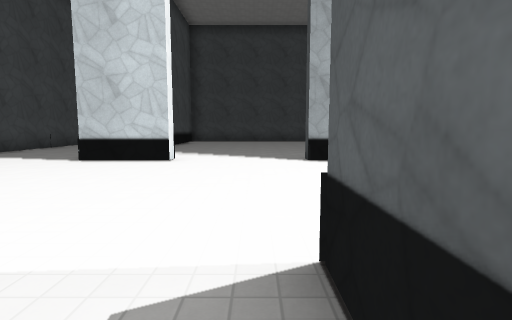
[1] (above)

22 first-person views from a walk through a level from a Godot 3-D game. The camera is 1.4 m above the floor, tilts 6° down and sees 80° across. The floor is counted in squares, 2 m on a side. Each view is taken from the middle of a square. On the plan, view 1 faces up. The plan holds only what a view shows up to about 10 squares ahead; the rest is blank. The place goes on beyond the plan. Surface patterns are stand-ins for the level's own textures.

[2]
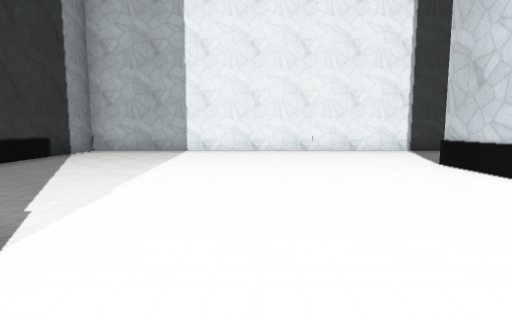

[3]
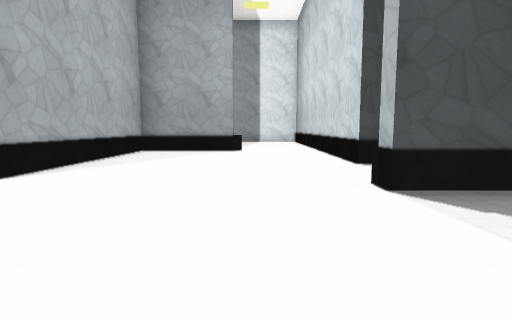

[4]
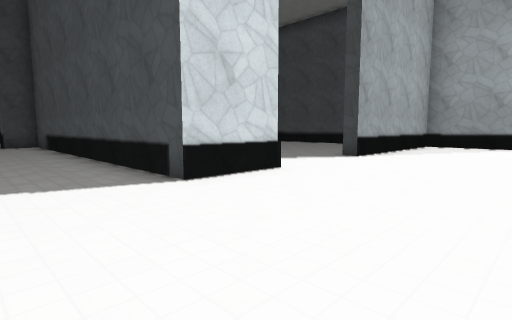

[5]
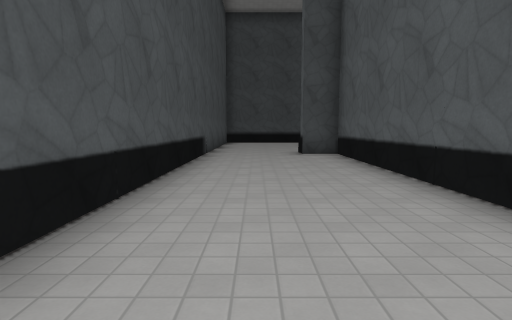

[6]
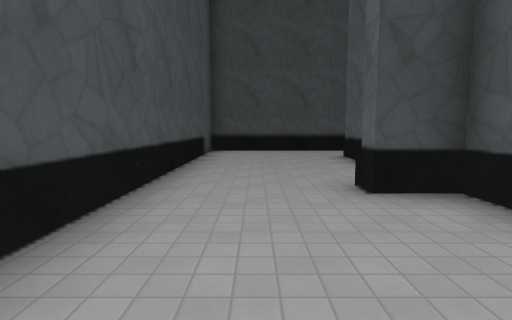

[7]
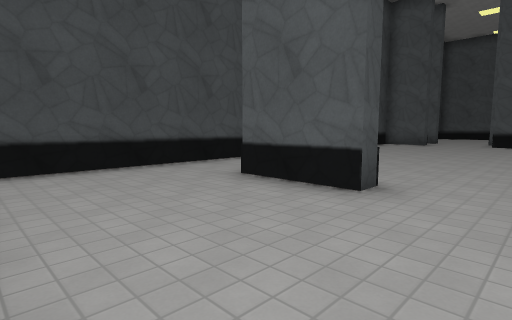

[8]
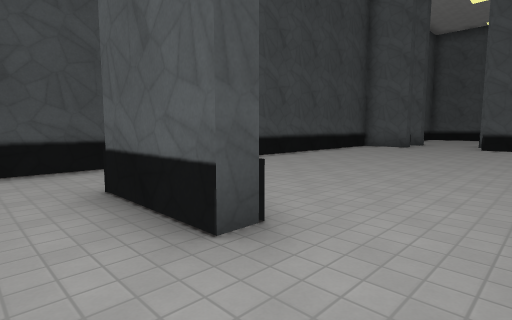

[9]
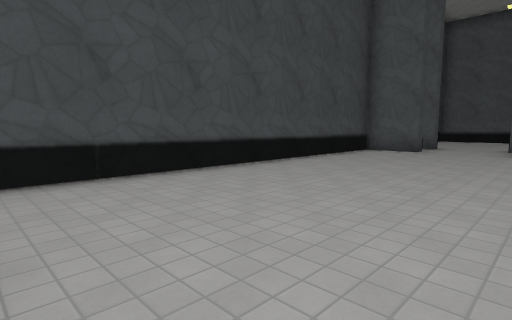

[10]
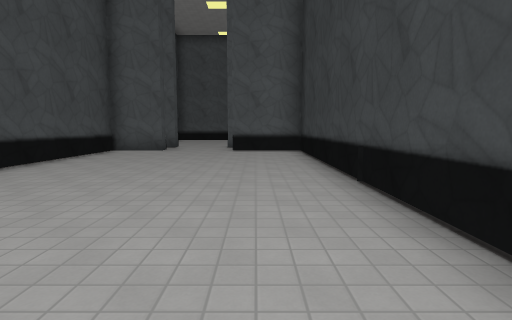

[11]
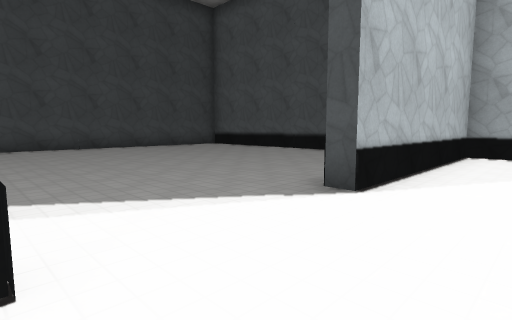

[12]
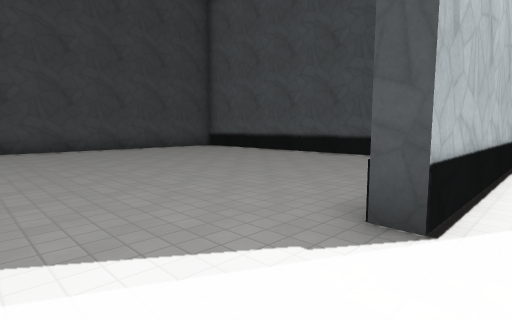

[13]
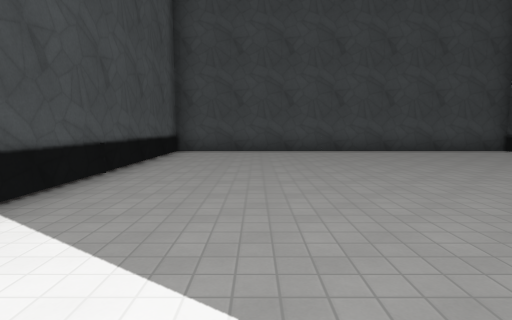

[14]
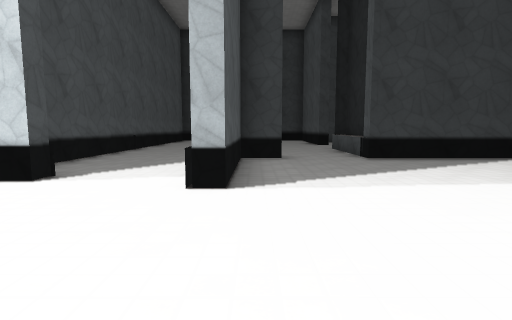

[15]
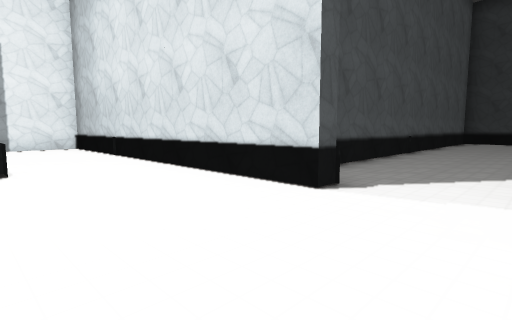

[16]
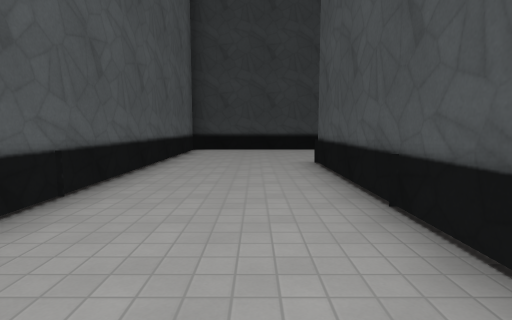

[17]
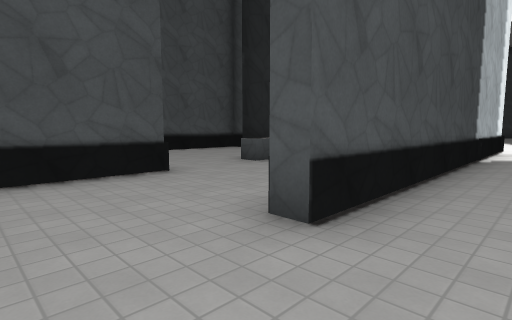

[18]
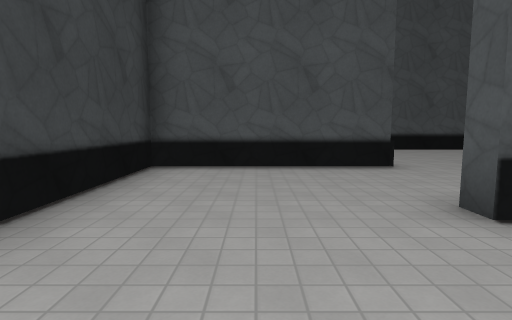

[19]
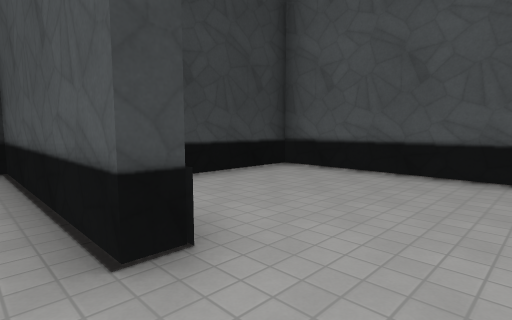

[20]
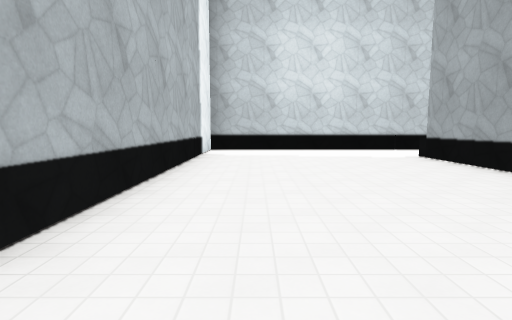

[21]
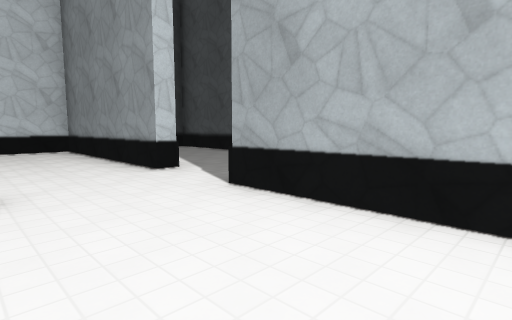

[22]
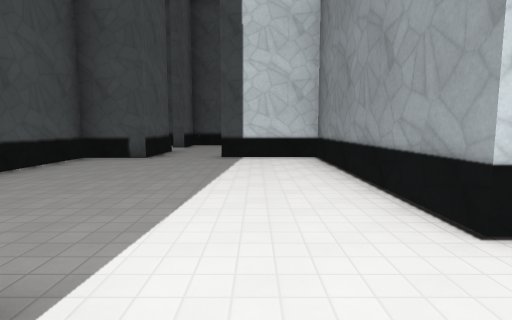

### Floor plan
Points are (right, up) in squares from view 1. A wall is a line through its corners. A room is listed if a view was taken in it or the views show most of it. See-through windows are left out.
Room 1 (views 1, 2, 3, 4, 5, 6, 7, 8, 11, 12, 14, 15)
walls: (-1.9, 6.6) (-3.8, 6.6) (-3.8, 16.2) (-4.7, 16.2) (-4.7, 16.6); (3, 0.5) (3, 1) (6.5, 1); (-0.6, -2) (0.4, -2) (0.4, 1.5) (0.7, 1.5) (0.7, 0.5); (6.6, 3.6) (6.6, 6.6) (1.1, 6.6); (-3.4, 18.5) (-3.8, 18.5) (-3.8, 20.5); (-3.4, 22.5) (-7.4, 22.5) (-7.4, -2) (-2.6, -2)
low walls: (0.8, 1.1) (0.8, 1.6); (6.4, 3.5) (7, 3.5)
ways out: opening at (-3, 18) to room 2; opening at (-3, 21.5) to room 2; opening at (0, 7) to room 3; opening at (-1.5, -3) to room 4; opening at (2, 0) to room 4; opening at (7, 2.5) to room 6
Room 2 (views 9, 10)
walls: (-1.5, 16.6) (6.6, 16.6) (6.6, 18.7); (7, 20.9) (6.6, 20.9) (6.6, 22.5) (-3.4, 22.5)
ways out: opening at (-3, 18) to room 1; opening at (-3, 21.5) to room 1; opening at (8, 20)
Room 3 (view 13)
walls: (6.6, 9.4) (6.6, 12.7); (1.1, 6.6) (1.1, 7); (6.6, 16.2) (-3.4, 16.2) (-3.4, 9.7); (-1.9, 7) (-1.9, 6.6)
ways out: opening at (0, 7) to room 1
Room 4 (views 16, 17, 18, 19)
walls: (-3, -7.5) (-2.6, -7.5) (-2.6, -11.9) (4, -11.9) (4, -0.9); (-3.1, -3.6) (-3.1, -5.4); (-2.6, -2) (-2.6, -5.4); (0.7, 0.5) (0.7, -8.2) (0.3, -8.2)
low walls: (-2.6, -5.4) (-3.1, -5.4)
ways out: opening at (-1.5, -3) to room 1; opening at (2, 0) to room 1; opening at (-3, -6.5) to room 7
Room 5 (view 20)
walls: (12.5, 11.9) (12.5, 17.3) (10.1, 17.3); (8.4, 17.1) (6.9, 17.1) (6.9, 14.7)
ways out: opening at (11.5, 10.5) to room 6; opening at (9.5, 18); opening at (13, 10.5)
Room 6 (views 21, 22)
walls: (6.9, 6.2) (6.9, 3.6); (6.5, 1) (12.5, 1) (12.5, 10)
ways out: opening at (7, 2.5) to room 1; opening at (11.5, 10.5) to room 5
Room 7 (no view inside)
walls: (-6.8, -3.3) (-6.8, -10) (-4.4, -10)
ways out: opening at (-3, -6.5) to room 4

Where each view was taken, in squares from view 1:
view 1: 0 up, 0 right, facing up
view 2: 3 up, 2 right, facing left
view 3: 3 up, 3 left, facing right
view 4: 3 up, 6 left, facing up-right
view 5: 8 up, 6 left, facing up
view 6: 13 up, 6 left, facing up
view 7: 17 up, 7 left, facing up-right
view 8: 17 up, 5 left, facing up-right
view 9: 18 up, 3 left, facing up-right
view 10: 18 up, 3 left, facing right
view 11: 5 up, 2 left, facing up-right
view 12: 6 up, 1 left, facing up-right
view 13: 7 up, 1 left, facing up
view 14: 5 up, 0 right, facing down
view 15: 4 up, 1 right, facing down-right
view 16: 2 down, 2 right, facing down
view 17: 10 down, 2 right, facing up-left
view 18: 10 down, 3 right, facing left
view 19: 6 down, 2 left, facing down-left
view 20: 11 up, 11 right, facing down
view 21: 7 up, 10 right, facing up-right
view 22: 10 up, 11 right, facing up
